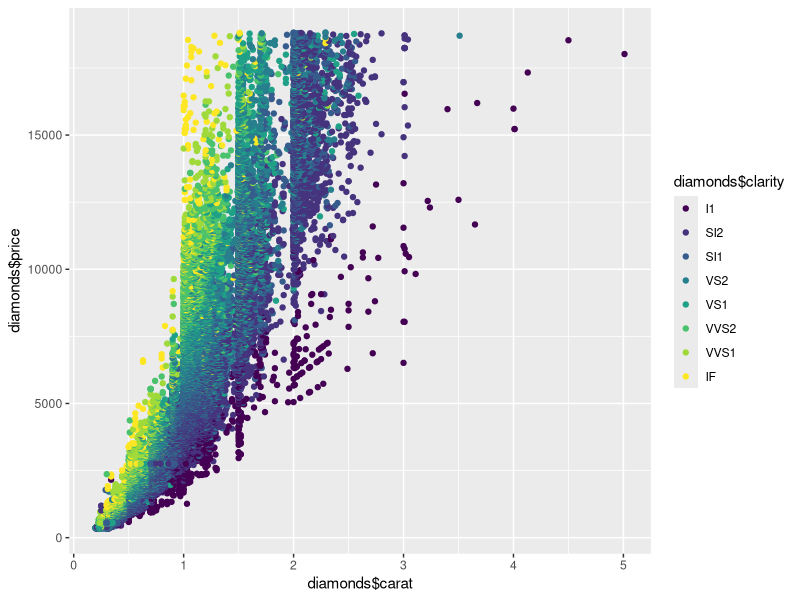

Source code (R):
# install.packages("ggplot2")
library(ggplot2)
head(diamonds)
qplot(diamonds$carat, diamonds$price, color=diamonds$clarity)
